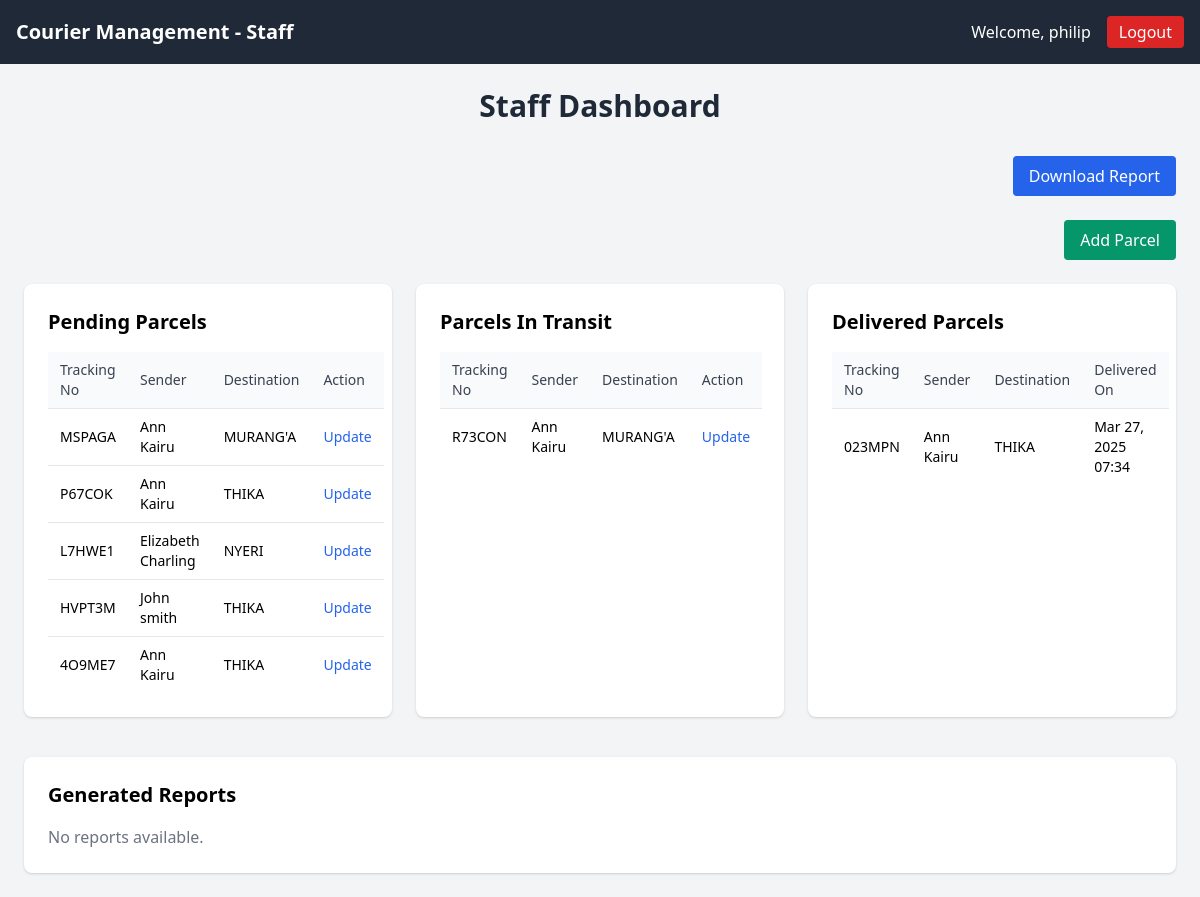
The page /staff/dashboard/ (signed in) on the database its author committed.
### courier/models.py (models this page shows, shortened)
class CustomUser(AbstractUser):
    CUSTOMER = 'customer'
    STAFF = 'staff'
    ADMIN = 'admin'
    ROLE_CHOICES = [
        (CUSTOMER, 'Customer'),
        (STAFF, 'Staff'),
        (ADMIN, 'Admin'),
    ]
    role = models.CharField(
        max_length=10,
        choices=ROLE_CHOICES,
        default=CUSTOMER
    )
    objects = CustomUserManager()

class Parcel(models.Model):
    sender_name = models.CharField(max_length=255, default="Unknown Sender")
    receiver = models.ForeignKey(CustomerProfile, related_name='received_parcels', on_delete=models.CASCADE, null=True, blank=True)
    branch_from = models.ForeignKey(Branch, related_name='parcels_sent', on_delete=models.CASCADE)
    branch_to = models.ForeignKey(Branch, related_name='parcels_received', on_delete=models.CASCADE)
    tracking_number = models.CharField(max_length=6, unique=True, default=generate_unique_tracking_number, editable=False)
    description = models.TextField(blank=True)
    weight = models.FloatField()
    pickup_date = models.DateTimeField(null=True, blank=True)
    delivery_date = models.DateTimeField(null=True, blank=True)
    status = models.CharField(max_length=20, default='Pending')
    current_latitude = models.FloatField(null=True, blank=True)
    current_longitude = models.FloatField(null=True, blank=True)
    created_by_staff = models.ForeignKey('staff.StaffProfile', on_delete=models.SET_NULL, null=True, blank=True)

class Branch(models.Model):
    name = models.CharField(max_length=100)
    address = models.CharField(max_length=255)
    phone = models.CharField(max_length=20)

### staff/views.py (the view)
# urls.py: path("dashboard/", views.staff_dashboard, name="staff_dashboard"),
@login_required
@user_passes_test(is_staff_user)
def staff_dashboard(request):
    pending_parcels = Parcel.objects.filter(status="Pending")
    in_transit_parcels = Parcel.objects.filter(status="In Transit")
    delivered_parcels = Parcel.objects.filter(status="Delivered")
    reports_dir = os.path.join(settings.MEDIA_ROOT, "reports")  # We are Assuming reports are stored in MEDIA/reports
    available_reports = []
    if os.path.exists(reports_dir):
        available_reports = [
            f for f in os.listdir(reports_dir) if f.endswith(".pdf") or f.endswith(".csv")
        ]
    context = {
        'pending_parcels': pending_parcels,
        'in_transit_parcels': in_transit_parcels,
        'delivered_parcels': delivered_parcels,
        "available_reports": available_reports,
    }
    return render(request, "staff/dashboard.html", context)

### staff/views.py (called while the page is built)
def is_staff_user(user):
    return user.is_staff

### templates/staff/dashboard.html (shortened to what this page needs)
<!DOCTYPE html>
<html lang="en">
<head>
  <link href="https://cdn.jsdelivr.net/npm/tailwindcss@2.2.19/dist/tailwind.min.css" rel="stylesheet" />
</head>
<body class="bg-gray-100">
  <nav class="bg-gray-800 text-white p-4">
    <div class="max-w-7xl mx-auto flex justify-between items-center">
      <div>
        <h1 class="text-xl font-bold">Courier Management - Staff</h1>
      </div>
      <div class="flex items-center space-x-4">
        <span>Welcome, {{ request.user.username }}</span>
        <form method="POST" action="{% url 'staff_logout' %}" class="inline-block">
          <button type="submit" class="px-3 py-1 bg-red-600 rounded text-white">Logout</button>
        </form>
      </div>
    </div>
  </nav>
  <main class="max-w-7xl mx-auto p-6">
    <div class="mb-8">
      <h2 class="text-3xl font-bold text-center text-gray-800">Staff Dashboard</h2>
    </div>
    <div class="flex justify-end mb-6">
    <a href="{% url 'generate_report' %}" class="bg-blue-600 text-white px-4 py-2 rounded hover:bg-blue-700">
        Download Report
    </a>
    </div>
    <div class="flex justify-end mb-6">
      <a href="{% url 'staff_add_parcel' %}" class="bg-green-600 text-white px-4 py-2 rounded hover:bg-green-700">
        Add Parcel
      </a>
    </div>
    <div class="grid grid-cols-1 md:grid-cols-3 gap-6">
      <div class="bg-white rounded-lg shadow p-6">
        <h3 class="text-xl font-semibold mb-4">Pending Parcels</h3>
        {% if pending_parcels %}
        <table class="min-w-full divide-y divide-gray-200 text-sm">
          <thead>
            <tr class="bg-gray-50">
              <th class="px-3 py-2 text-left font-medium text-gray-700">Tracking No</th>
              <th class="px-3 py-2 text-left font-medium text-gray-700">Sender</th>
              <th class="px-3 py-2 text-left font-medium text-gray-700">Destination</th>
              <th class="px-3 py-2 text-left font-medium text-gray-700">Action</th>
            </tr>
          </thead>
          <tbody class="divide-y divide-gray-200">
            {% for parcel in pending_parcels %}
            <tr>
              <td class="px-3 py-2">{{ parcel.tracking_number }}</td>
              <td class="px-3 py-2">{{ parcel.sender_name }}</td>
              <td class="px-3 py-2">{{ parcel.branch_to.name }}</td>
              <td class="px-3 py-2">
                <a href="{% url 'update_parcel_status' parcel.id %}" class="text-blue-600 hover:underline">Update</a>
              </td>
            </tr>
            {% endfor %}
          </tbody>
        </table>
        {% else %}
          <p class="text-gray-500">No pending parcels.</p>
        {% endif %}
      </div>
      <div class="bg-white rounded-lg shadow p-6">
        <h3 class="text-xl font-semibold mb-4">Parcels In Transit</h3>
        {% if in_transit_parcels %}
        <table class="min-w-full divide-y divide-gray-200 text-sm">
          <thead>
            <tr class="bg-gray-50">
              <th class="px-3 py-2 text-left font-medium text-gray-700">Tracking No</th>
              <th class="px-3 py-2 text-left font-medium text-gray-700">Sender</th>
              <th class="px-3 py-2 text-left font-medium text-gray-700">Destination</th>
              <th class="px-3 py-2 text-left font-medium text-gray-700">Action</th>
            </tr>
          </thead>
          <tbody class="divide-y divide-gray-200">
            {% for parcel in in_transit_parcels %}
            <tr>
              <td class="px-3 py-2">{{ parcel.tracking_number }}</td>
              <td class="px-3 py-2">{{ parcel.sender_name }}</td>
              <td class="px-3 py-2">{{ parcel.branch_to.name }}</td>
              <td class="px-3 py-2">
                <a href="{% url 'update_parcel_status' parcel.id %}" class="text-blue-600 hover:underline">Update</a>
              </td>
            </tr>
            {% endfor %}
          </tbody>
        </table>
        {% else %}
          <p class="text-gray-500">No parcels in transit.</p>
        {% endif %}
      </div>
      <div class="bg-white rounded-lg shadow p-6">
        <h3 class="text-xl font-semibold mb-4">Delivered Parcels</h3>
        {% if delivered_parcels %}
        <table class="min-w-full divide-y divide-gray-200 text-sm">
          <thead>
            <tr class="bg-gray-50">
              <th class="px-3 py-2 text-left font-medium text-gray-700">Tracking No</th>
              <th class="px-3 py-2 text-left font-medium text-gray-700">Sender</th>
              <th class="px-3 py-2 text-left font-medium text-gray-700">Destination</th>
              <th class="px-3 py-2 text-left font-medium text-gray-700">Delivered On</th>
            </tr>
          </thead>
          <tbody class="divide-y divide-gray-200">
            {% for parcel in delivered_parcels %}
            <tr>
              <td class="px-3 py-2">{{ parcel.tracking_number }}</td>
              <td class="px-3 py-2">{{ parcel.sender_name }}</td>
              <td class="px-3 py-2">{{ parcel.branch_to.name }}</td>
              <td class="px-3 py-2">{{ parcel.delivery_date|date:"M d, Y H:i" }}</td>
            </tr>
            {% endfor %}
          </tbody>
        </table>
        {% else %}
          <p class="text-gray-500">No delivered parcels.</p>
        {% endif %}
      </div>
    </div>
    <div class="bg-white rounded-lg shadow p-6 mt-10">
      <h3 class="text-xl font-semibold mb-4">Generated Reports</h3>
      {% if available_reports %}
      <ul class="list-disc pl-5">
        {% for report in available_reports %}
        <li>
          <a href="{{ MEDIA_URL }}reports/{{ report }}" class="text-blue-600 hover:underline" target="_blank">
            {{ report }}
          </a>
        </li>
        {% endfor %}
      </ul>
      {% else %}
        <p class="text-gray-500">No reports available.</p>
      {% endif %}
    </div>
  </main>
</body>
</html>

### rows shown on the page
CustomUser: user.username "philip"
Parcel: tracking_number "MSPAGA", sender_name "Ann Kairu", branch_to.name "MURANG'A"
Parcel: tracking_number "P67COK", sender_name "Ann Kairu", branch_to.name "THIKA"
Parcel: tracking_number "L7HWE1", sender_name "Elizabeth Charling", branch_to.name "NYERI"
Parcel: tracking_number "HVPT3M", sender_name "John smith", branch_to.name "THIKA"
Parcel: tracking_number "4O9ME7", sender_name "Ann Kairu", branch_to.name "THIKA"
Parcel: tracking_number "R73CON", sender_name "Ann Kairu", branch_to.name "MURANG'A"
Parcel: tracking_number "023MPN", sender_name "Ann Kairu", branch_to.name "THIKA", delivery_date "Mar 27, 2025 07:34"
